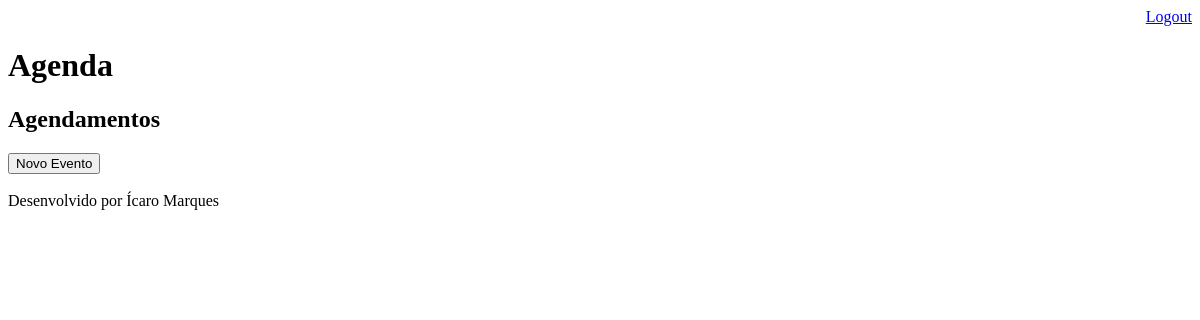
Page /agenda/ (signed in) on the earlier database version.
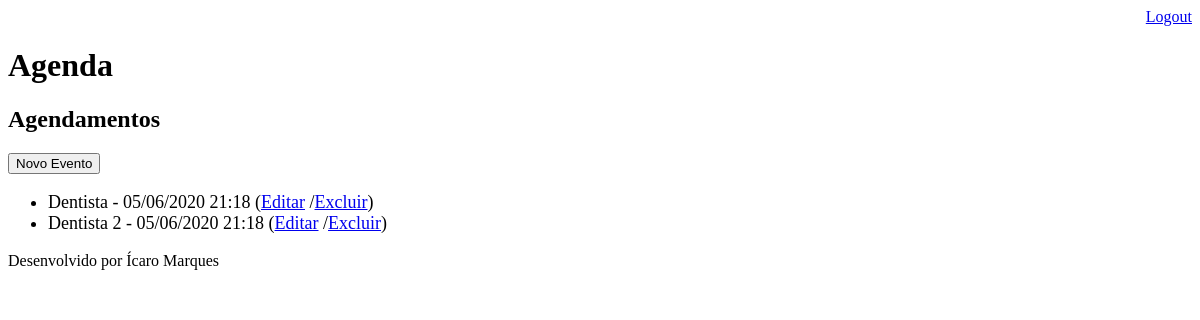
Same page on the later database version.
### core/models.py (models this page shows, shortened)
class Evento(models.Model):
    titulo = models.CharField(max_length=100)
    descricao = models.TextField(blank=True, null=True)
    data_evento = models.DateTimeField(verbose_name='data do evento')
    data_criacao = models.DateTimeField(auto_now=True)
    usuario = models.ForeignKey(User, on_delete=models.CASCADE)
    local_evento = models.TextField(blank=True, null=True)
    class Meta:
        db_table = 'evento' #altera o nome da tabela no banco de dados
    def get_data_evento(self):
        return self.data_evento.strftime('%d/%m/%Y %H:%M')
    def get_evento_atrasado(self):
        if self.data_evento < datetime.now():
            return True
        else:
            return False

### core/views.py (the view)
# urls.py: path('agenda/', views.lista_eventos),
@login_required(login_url='/login/')
def lista_eventos(request):
    usuario = request.user
    data_atual = datetime.now() - timedelta(hours=1)
    print(data_atual, timedelta(hours=1))
    evento = Evento.objects.filter(usuario=usuario,
                                   data_evento__gt=data_atual)
    dados = {'eventos':evento}
    return render(request, 'agenda.html', dados)

### templates/agenda.html (shortened to what this page needs)
{% extends "model-page.html" %}
{% block content %}
    <body>
        <h2>Agendamentos</h2>
        <a href="evento/">
            <button type="button">Novo Evento</button>
        </a>
        <ul style="font-size: 18px">
            {% for evento in eventos %}
                <li>
                    <div style=>
                        {{ evento.titulo }} - {{ evento.get_data_evento }}
                        (<a href="evento/?id={{ evento.id }}">Editar</a>
                        /<a href="evento/delete/{{ evento.id }}">Excluir</a>)
                    </div>
                </li>
            {% endfor %}
        </ul>
    </body>
{% endblock %}

Differences in the rows shown:
added Evento: titulo "Dentista", get_data_evento "05/06/2020 21:18"
added Evento: titulo "Dentista 2", get_data_evento "05/06/2020 21:18"
